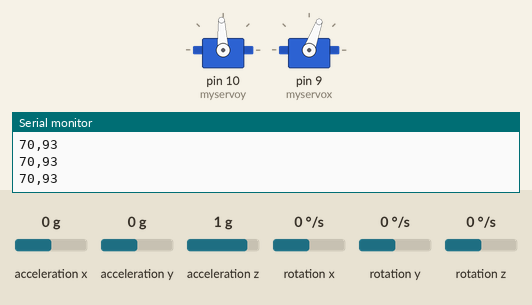
This sketch was run on a simulated Arduino Uno, built with avr-gcc and run on an emulated ATmega328P. On the bench: 2 × servo, the last lines printed to the serial monitor. Wiring (inferred from the names in the program): MPU-6050 motion sensor at I2C address 0x68. Inputs (shaded band) come from the test bench; at power-on: acceleration y 0 g, acceleration x 0 g, rotation y 0 °/s, rotation x 0 °/s, acceleration z 1 g, rotation z 0 °/s.

Above: at 1.2 s.
1.3 s: acceleration y set to 0.8 g
At 3.0 s:
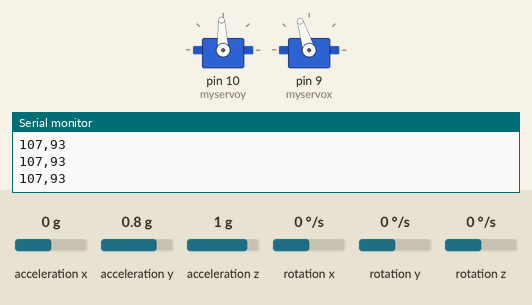
4.3 s: acceleration x set to -1.4 g
At 7.1 s:
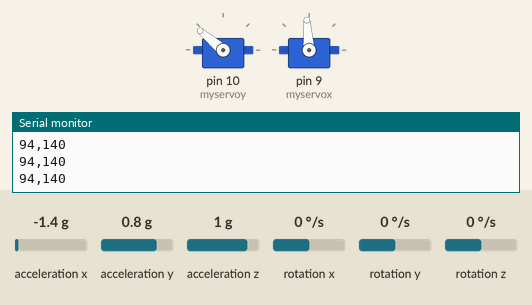
7.3 s: rotation y set to -100 °/s
At 8.96 s:
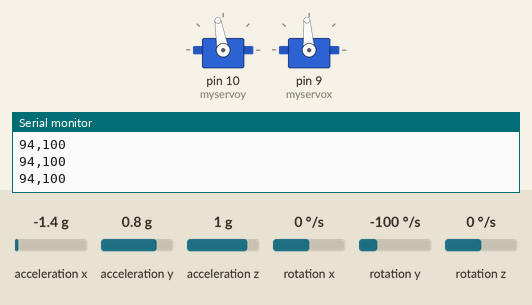
10.3 s: rotation x set to -192 °/s
13.3 s: acceleration z set to -1.4 g
At 15.1 s:
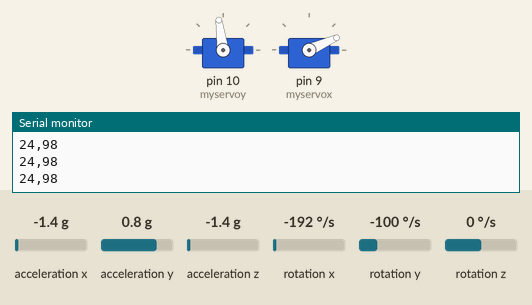
Timing chart, 0 to 16.6 s (numbered marks = the images above; inputs shaded):
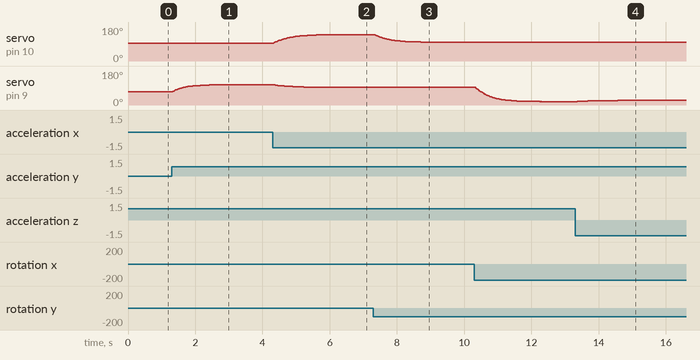

The sketch:

gyro1114b.ino
```cpp
#include <PID_v1.h>
#include "Wire.h"
#include "I2Cdev.h"
#include "MPU6050.h"
#include "Servo.h"
Servo myservox;
Servo myservoy;
int angley=88;
int anglex=70;
int angleylow=angley-3;
int angleyhigh=angley+3;
int anglexlow=anglex-2;
int anglexhigh=anglex+2;
int ServoOutputx,ServoOutputy;
void setup() {
    myservoy.attach(10);
    myservoy.write(70);
    myservox.attach(9);
    myservox.write(88);
  // Serial init
  Serial.begin(9600);
  // Wire init
  Wire.begin();
  // Power Management
  Wire.beginTransmission(0x68);
  Wire.write(107);
  Wire.write(0);
  Wire.endTransmission();
  // Register 26
  for(uint8_t i = 2; i <= 7; i++)
  {
    Wire.beginTransmission(0x68);
    Wire.write(26);
    Wire.write(i << 3 | 0x03);
    Wire.endTransmission();
  }
  // Register 27
  Wire.beginTransmission(0x68);
  Wire.write(27);
  Wire.write(3 << 3);
  Wire.endTransmission();
  // Register 28
  Wire.beginTransmission(0x68);
  Wire.write(28);
  Wire.write(0);
  Wire.endTransmission();
}
int16_t offset[3] = {-22, 15, -4};

void loop() {
  uint8_t i;
  static int16_t acc_raw[3]={0,}, gyro_raw[3]={0,};
  // Get Accel
  Wire.beginTransmission(0x68);
  Wire.write(59);
  Wire.endTransmission();
  Wire.requestFrom(0x68, 6);
  for(i = 0; i < 3; i++) acc_raw[i] = (Wire.read() << 8) | Wire.read();
  // Get Gyro
  Wire.beginTransmission(0x68);
  Wire.write(67);
  Wire.endTransmission();
  Wire.requestFrom(0x68, 6);
  for(i = 0; i < 3; i++)
    gyro_raw[i] = gyro_raw[i] * 0.8 + 0.2 * (((Wire.read() << 8) | Wire.read()) - offset[i]);
  // Get DT
  static unsigned long p = 0;
  unsigned long c = micros();
  float dt = (c - p) * 0.000001F;
  p = c;
  // Gyro Rate
  float gyro_rate[3];
  for(i = 0; i < 3; i++) gyro_rate[i] = gyro_raw[i] / 16.4 * dt;
  // Calculate
  static float angle[3]={0,}, vec;
  vec = sqrt(pow(acc_raw[0], 2) + pow(acc_raw[2], 2));
  angle[0] = (angle[0] + gyro_rate[0]) * 0.98
    + atan2(acc_raw[1], vec) * RAD_TO_DEG * 0.02;
  vec = sqrt(pow(acc_raw[1], 2) + pow(acc_raw[2], 2));
  angle[1] = (angle[1] - gyro_rate[1]) * 0.98
    + atan2(acc_raw[0], vec) * RAD_TO_DEG * 0.02;
  // Serial print
  angle[2] += gyro_rate[2];
  char str[50], a1[10], a2[10], a3[10];
  dtostrf(angle[0], 4, 3, a1);
  dtostrf(angle[1], 4, 3, a2);
  dtostrf(angle[2], 4, 3, a3);
  sprintf(str, "X:%s Y:%s Z:%s", a1, a2, a3);
    String a1str = String(a1);
    String a2str = String(a2);
    int angx=a1str.toInt();
    int angy=a2str.toInt();
    ServoOutputx=anglex-1+angx;
    ServoOutputy=angley+5-angy;
    if(ServoOutputx>anglexlow&&ServoOutputx<anglexhigh){
      ServoOutputx=anglex;
    }
    if(ServoOutputy>angleylow&&ServoOutputy<angleyhigh){
      ServoOutputy=angley;
    }
    myservox.write(ServoOutputx);
    myservoy.write(ServoOutputy);

    Serial.print(ServoOutputx);
    Serial.print(",");
    Serial.println(ServoOutputy);
}
```

Measured:
- after the input at 1.3 s, servo on pin 9 (myservox): moves from 70° to 108° over 2.3 s, starting at once
- after the input at 4.3 s, servo on pin 10 (myservoy): moves from 93° to 140° over 2.1 s, starting at once; servo on pin 9 (myservox): moves from 108° to 94° over 1.3 s, starting at once
- after the input at 7.3 s, servo on pin 10 (myservoy): moves from 140° to 100° over 1.4 s, starting at once
- after the input at 13.3 s, servo on pin 10 (myservoy): 100° → 99° at once, → 98° 0.25 s later; servo on pin 9 (myservox): moves from 18° to 24° over 1.2 s, starting after 0.06 s
